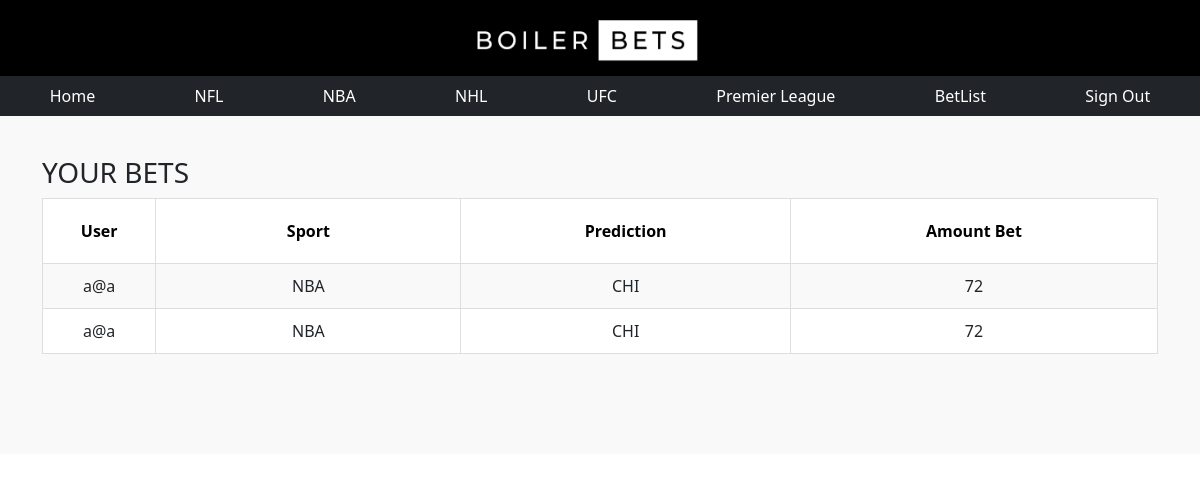
Screenshot of /betlist (signed in) with the database file from the repository.
### app.py (models this page shows, shortened)
class Bets(db.Model):
    id = db.Column(db.Integer, primary_key=True)
    sport =  db.Column(db.String(200), nullable=False)
    prediction =  db.Column(db.String(200), nullable=False)
    betAmount = db.Column(db.Integer, primary_key=False)
    payout =  db.Column(db.Integer, primary_key=False)
    email =  db.Column(db.String(200), nullable=False)

### app.py (the view)
@app.route('/betlist')
def betlist():
    result = db.session.query(Users).all()
    tasks = db.session.query(Bets).all()
    return render_template('betlist.html',tasks=tasks,global_email=global_email)

### templates/betlist.html (shortened to what this page needs)
{% extends 'base.html'%}
{% block body %}
<section class="content-info">
    <div class="container paddings-mini">
        <h3>
            YOUR BETS
          </h3>
        <div class="row">
            <div class="col-lg-12">
                <table class="table-striped table-responsive table-hover result-point">
                    <thead class="point-table-head">
                        <tr>
                            <th class="text-center">User</th>
                            <th class="text-center">Sport</th>
                            <th class="text-center">Prediction</th>
                            <th class="text-center">Amount Bet</th>
                            <tbody class="text-center">
                                {% for task in tasks%}
                                        {%if task.email == global_email%}
                                         <tr>
                                            <td class="text-left number"> {{task.email}} </td>
                                            <td>{{task.sport}}</td>
                                            <td>{{task.prediction}}</td>
                                            <td>{{task.betAmount}} </td>
                                        {%endif%}
                                    </tr>
                                {% endfor %}
                            </tbody>
                        </tr>
                    </thead>
                </table>
            </div>
        </div>
    </div>
</section>
{% endblock %}

### static/css/main.css (style rules this page uses)
.content-info { background: #f9f9f9; padding: 40px 0; background-size: cover !important; background-position: top center !important; background-repeat: no-repeat !important; position: relative; padding-bottom: 100px }
table { width: 100%; background: #fff; border: 1px solid #dedede }
table thead tr th { padding: 20px; border: 1px solid #dedede; color: #000 }
table.table-striped tbody tr:nth-of-type(odd) { background: #f9f9f9 }
table.result-point tr td.number { width: 100px; position: relative }
.text-left { text-align: left !important }
table tr td { padding: 10px 20px; border: 1px solid #dedede }
table tr td { padding: 10px 40px; border: 1px solid #dedede }

### rows the page displays
Bets: email "a@a", sport "NBA", prediction "CHI", betAmount "72"
Bets: email "a@a", sport "NBA", prediction "CHI", betAmount "72"
